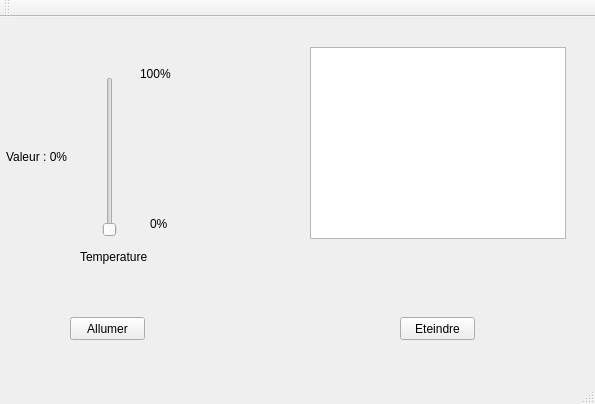
<?xml version="1.0" encoding="UTF-8"?>
<ui version="4.0">
 <class>TPFourClass</class>
 <widget class="QMainWindow" name="TPFourClass">
  <property name="geometry">
   <rect>
    <x>0</x>
    <y>0</y>
    <width>595</width>
    <height>404</height>
   </rect>
  </property>
  <property name="windowTitle">
   <string>TPFour</string>
  </property>
  <widget class="QWidget" name="centralWidget">
   <widget class="QSlider" name="puissance">
    <property name="geometry">
     <rect>
      <x>100</x>
      <y>60</y>
      <width>19</width>
      <height>160</height>
     </rect>
    </property>
    <property name="maximum">
     <number>100</number>
    </property>
    <property name="orientation">
     <enum>Qt::Vertical</enum>
    </property>
   </widget>
   <widget class="QLabel" name="label">
    <property name="geometry">
     <rect>
      <x>140</x>
      <y>50</y>
      <width>47</width>
      <height>13</height>
     </rect>
    </property>
    <property name="text">
     <string>100%</string>
    </property>
   </widget>
   <widget class="QLabel" name="label_2">
    <property name="geometry">
     <rect>
      <x>150</x>
      <y>200</y>
      <width>47</width>
      <height>13</height>
     </rect>
    </property>
    <property name="text">
     <string>0%</string>
    </property>
   </widget>
   <widget class="QLabel" name="label_3">
    <property name="geometry">
     <rect>
      <x>80</x>
      <y>230</y>
      <width>71</width>
      <height>20</height>
     </rect>
    </property>
    <property name="text">
     <string>Temperature</string>
    </property>
   </widget>
   <widget class="QLabel" name="valuePuissance">
    <property name="geometry">
     <rect>
      <x>6</x>
      <y>130</y>
      <width>81</width>
      <height>20</height>
     </rect>
    </property>
    <property name="text">
     <string>Valeur : 0%</string>
    </property>
   </widget>
   <widget class="QPushButton" name="fourOn">
    <property name="geometry">
     <rect>
      <x>70</x>
      <y>300</y>
      <width>75</width>
      <height>23</height>
     </rect>
    </property>
    <property name="text">
     <string>Allumer</string>
    </property>
   </widget>
   <widget class="QPushButton" name="fourOff">
    <property name="geometry">
     <rect>
      <x>400</x>
      <y>300</y>
      <width>75</width>
      <height>23</height>
     </rect>
    </property>
    <property name="text">
     <string>Eteindre</string>
    </property>
   </widget>
   <widget class="QListWidget" name="affichage">
    <property name="geometry">
     <rect>
      <x>310</x>
      <y>30</y>
      <width>256</width>
      <height>192</height>
     </rect>
    </property>
   </widget>
  </widget>
  <widget class="QMenuBar" name="menuBar">
   <property name="geometry">
    <rect>
     <x>0</x>
     <y>0</y>
     <width>595</width>
     <height>21</height>
    </rect>
   </property>
  </widget>
  <widget class="QToolBar" name="mainToolBar">
   <attribute name="toolBarArea">
    <enum>TopToolBarArea</enum>
   </attribute>
   <attribute name="toolBarBreak">
    <bool>false</bool>
   </attribute>
  </widget>
  <widget class="QStatusBar" name="statusBar"/>
 </widget>
 <layoutdefault spacing="6" margin="11"/>
 <resources>
  <include location="TPFour.qrc"/>
 </resources>
 <connections>
  <connection>
   <sender>fourOn</sender>
   <signal>clicked()</signal>
   <receiver>TPFourClass</receiver>
   <slot>fourOn()</slot>
   <hints>
    <hint type="sourcelabel">
     <x>107</x>
     <y>344</y>
    </hint>
    <hint type="destinationlabel">
     <x>299</x>
     <y>199</y>
    </hint>
   </hints>
  </connection>
  <connection>
   <sender>fourOff</sender>
   <signal>clicked()</signal>
   <receiver>TPFourClass</receiver>
   <slot>fourOff()</slot>
   <hints>
    <hint type="sourcelabel">
     <x>437</x>
     <y>344</y>
    </hint>
    <hint type="destinationlabel">
     <x>299</x>
     <y>199</y>
    </hint>
   </hints>
  </connection>
  <connection>
   <sender>puissance</sender>
   <signal>valueChanged(int)</signal>
   <receiver>TPFourClass</receiver>
   <slot>updateUI()</slot>
   <hints>
    <hint type="sourcelabel">
     <x>109</x>
     <y>172</y>
    </hint>
    <hint type="destinationlabel">
     <x>297</x>
     <y>201</y>
    </hint>
   </hints>
  </connection>
 </connections>
 <slots>
  <slot>fourOn()</slot>
  <slot>fourOff()</slot>
  <slot>updateUI()</slot>
 </slots>
</ui>
